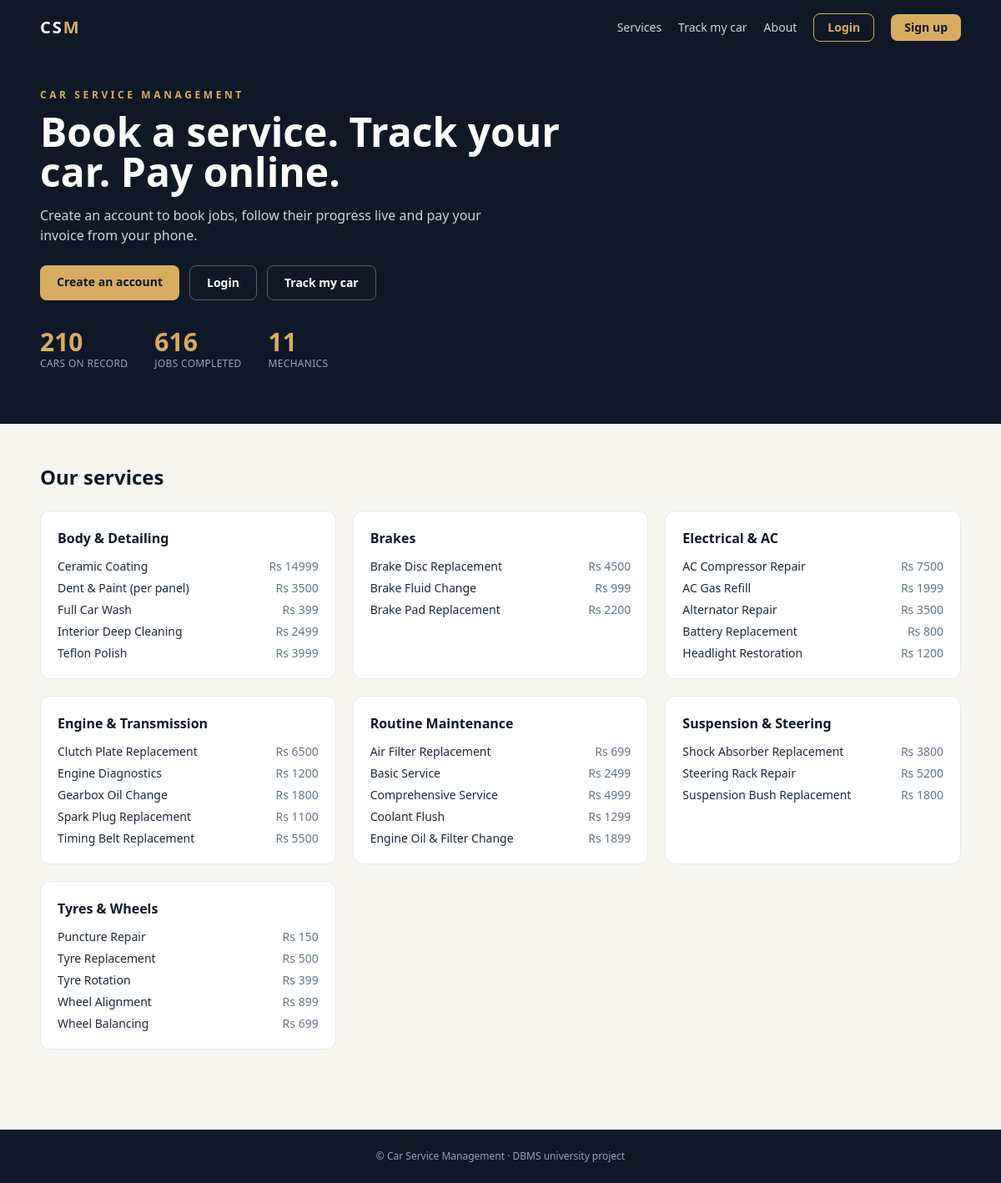
The page / on the database its author committed.
### services/models.py (models this page shows, shortened)
class ServiceCategory(models.Model):
    name = models.CharField(max_length=60, unique=True)
    class Meta:
        db_table = 'service_category'
        verbose_name_plural = 'service categories'
        ordering = ['name']

class Service(models.Model):
    category = models.ForeignKey(ServiceCategory, on_delete=models.PROTECT, related_name='services')
    name = models.CharField(max_length=100, unique=True)
    description = models.TextField(blank=True)
    price = models.DecimalField(max_digits=10, decimal_places=2, validators=[MinValueValidator(0)])
    duration_minutes = models.PositiveIntegerField(default=60)
    is_active = models.BooleanField(default=True)
    class Meta:
        db_table = 'service'
        ordering = ['category__name', 'name']
        constraints = [models.CheckConstraint(condition=models.Q(price__gte=0), name='service_price_gte_0')]

### services/views.py (the view)
# urls.py: path('', v.home, name='home'),
def home(request):
    categories = ServiceCategory.objects.prefetch_related('services').order_by('name')
    return render(request, 'services/home.html', {
        'categories': [(c, [s for s in c.services.all() if s.is_active]) for c in categories],
        'stats': {'cars': Car.objects.count(), 'bookings': Booking.objects.filter(status='Completed').count(),
                  'mechanics': Mechanic.objects.filter(is_active=True).count()},
    })

### services/access.py (called while the page is built, shortened)
def user_role(user):
    if not user.is_authenticated:
        return None

### services/context.py (called while the page is built)
def nav(request):
    role = user_role(request.user)
    return {"nav": NAVS.get(role, []), "role": role, "role_label": LABELS.get(role, ''),
            "home_url": HOME.get(role, 'home')}

### services/templates/services/home.html
{% extends 'services/public_base.html' %}
{% block hero %}
<div class="mx-auto max-w-6xl px-6 pb-16 pt-10">
  <p class="mb-3 text-xs font-bold uppercase tracking-[0.3em] text-gold">Car Service Management</p>
  <h1 class="max-w-2xl text-4xl font-bold leading-tight text-white sm:text-5xl">Book a service. Track your car. Pay online.</h1>
  <p class="mt-4 max-w-xl text-slate-300">Create an account to book jobs, follow their progress live and pay your invoice from your phone.</p>
  <div class="mt-6 flex flex-wrap gap-3">
    {% if user.is_authenticated %}<a href="{% url 'after_login' %}" class="rounded-lg bg-gold px-5 py-2.5 text-sm font-semibold text-navy">Go to my dashboard</a>
    {% else %}<a href="{% url 'signup' %}" class="rounded-lg bg-gold px-5 py-2.5 text-sm font-semibold text-navy">Create an account</a>
    <a href="{% url 'login' %}" class="rounded-lg border border-white/30 px-5 py-2.5 text-sm font-semibold text-white hover:border-gold">Login</a>{% endif %}
    <a href="{% url 'track' %}" class="rounded-lg border border-white/30 px-5 py-2.5 text-sm font-semibold text-white hover:border-gold">Track my car</a>
  </div>
  <div class="mt-8 flex gap-8 text-white">
    <div><div class="text-3xl font-bold text-gold">{{ stats.cars }}</div><div class="text-xs uppercase tracking-wide text-slate-400">Cars on record</div></div>
    <div><div class="text-3xl font-bold text-gold">{{ stats.bookings }}</div><div class="text-xs uppercase tracking-wide text-slate-400">Jobs completed</div></div>
    <div><div class="text-3xl font-bold text-gold">{{ stats.mechanics }}</div><div class="text-xs uppercase tracking-wide text-slate-400">Mechanics</div></div>
  </div>
</div>
{% endblock %}
{% block body %}
<section id="services" class="mx-auto max-w-6xl px-6 py-12">
  <h2 class="mb-6 text-2xl font-bold text-navy">Our services</h2>
  <div class="grid gap-5 sm:grid-cols-2 lg:grid-cols-3">
    {% for cat, items in categories %}{% if items %}
    <div class="rounded-xl border border-slate-200 bg-white p-5">
      <h3 class="mb-3 font-semibold text-navy">{{ cat.name }}</h3>
      <ul class="space-y-1.5 text-sm">
        {% for s in items %}<li class="flex justify-between gap-3"><span>{{ s.name }}</span><span class="shrink-0 text-slate-500">Rs {{ s.price|floatformat:0 }}</span></li>{% endfor %}
      </ul>
    </div>{% endif %}{% endfor %}
  </div>
</section>
{% endblock %}

### services/templates/services/public_base.html (shortened to what this page needs)
<!DOCTYPE html>
<html lang="en"><head>
  <script src="https://cdn.tailwindcss.com"></script>
</head>
<body class="bg-cream text-slate-800">
  <header class="bg-navy">
    <div class="mx-auto flex max-w-6xl flex-wrap items-center justify-between gap-3 px-6 py-4">
      <a href="{% url 'home' %}" class="text-xl font-extrabold tracking-widest text-white">CS<span class="text-gold">M</span></a>
      <nav class="flex flex-wrap items-center gap-5 text-sm text-slate-300">
        <a href="{% url 'home' %}#services" class="hover:text-gold">Services</a>
        <a href="{% url 'track' %}" class="hover:text-gold">Track my car</a>
        <a href="{% url 'about' %}" class="hover:text-gold">About</a>
        {% if user.is_authenticated %}
          <a href="{% url 'after_login' %}" class="rounded-lg bg-gold px-4 py-1.5 font-semibold text-navy">My dashboard</a>
        {% else %}
          <a href="{% url 'login' %}" class="rounded-lg border border-gold px-4 py-1.5 font-semibold text-gold hover:bg-gold hover:text-navy">Login</a>
          <a href="{% url 'signup' %}" class="rounded-lg bg-gold px-4 py-1.5 font-semibold text-navy">Sign up</a>
        {% endif %}
      </nav>
    </div>
    {% block hero %}{% endblock %}
  </header>
  {% block body %}{% endblock %}
  <footer class="mt-12 bg-navy py-6 text-center text-xs text-slate-400">&copy; Car Service Management &middot; DBMS university project</footer>
</body></html>

### rows shown on the page
ServiceCategory: name "Body & Detailing"
Service: name "Ceramic Coating", price "14999"
Service: name "Dent & Paint (per panel)", price "3500"
Service: name "Full Car Wash", price "399"
Service: name "Interior Deep Cleaning", price "2499"
Service: name "Teflon Polish", price "3999"
ServiceCategory: name "Brakes"
Service: name "Brake Disc Replacement", price "4500"
Service: name "Brake Fluid Change", price "999"
Service: name "Brake Pad Replacement", price "2200"
ServiceCategory: name "Electrical & AC"
Service: name "AC Compressor Repair", price "7500"
Service: name "AC Gas Refill", price "1999"
Service: name "Alternator Repair", price "3500"
Service: name "Battery Replacement", price "800"
Service: name "Headlight Restoration", price "1200"
ServiceCategory: name "Engine & Transmission"
Service: name "Clutch Plate Replacement", price "6500"
Service: name "Engine Diagnostics", price "1200"
Service: name "Gearbox Oil Change", price "1800"
Service: name "Spark Plug Replacement", price "1100"
Service: name "Timing Belt Replacement", price "5500"
ServiceCategory: name "Routine Maintenance"
Service: name "Air Filter Replacement", price "699"
Service: name "Basic Service", price "2499"
Service: name "Comprehensive Service", price "4999"
Service: name "Coolant Flush", price "1299"
Service: name "Engine Oil & Filter Change", price "1899"
ServiceCategory: name "Suspension & Steering"
Service: name "Shock Absorber Replacement", price "3800"
Service: name "Steering Rack Repair", price "5200"
Service: name "Suspension Bush Replacement", price "1800"
ServiceCategory: name "Tyres & Wheels"
Service: name "Puncture Repair", price "150"
Service: name "Tyre Replacement", price "500"
Service: name "Tyre Rotation", price "399"
Service: name "Wheel Alignment", price "899"
Service: name "Wheel Balancing", price "699"

### other values the page prints
{{ stats.cars }} "210"
{{ stats.bookings }} "616"
{{ stats.mechanics }} "11"
